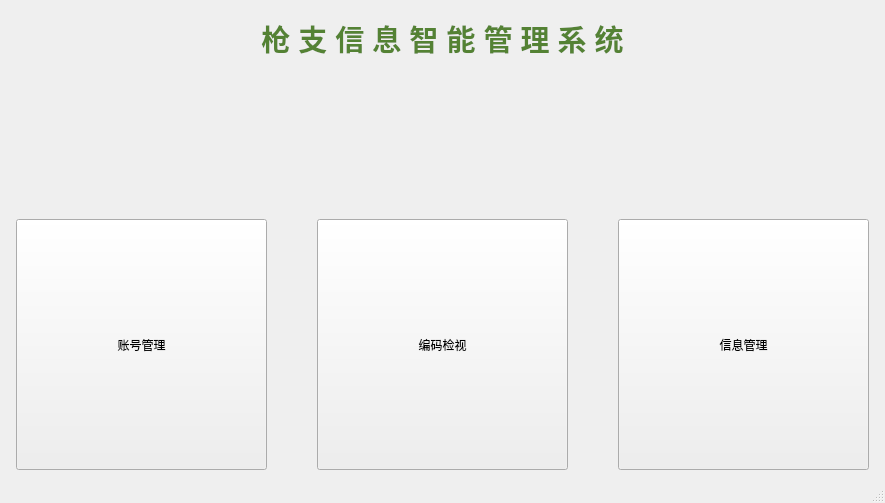
<?xml version="1.0" encoding="UTF-8"?>
<ui version="4.0">
 <class>SysMainWindowClass</class>
 <widget class="QMainWindow" name="SysMainWindowClass">
  <property name="geometry">
   <rect>
    <x>0</x>
    <y>0</y>
    <width>885</width>
    <height>503</height>
   </rect>
  </property>
  <property name="windowTitle">
   <string>枪支信息智能管理系统_V0.0.1</string>
  </property>
  <property name="windowIcon">
   <iconset resource="../../SysMainWindow.qrc">
    <normaloff>:/SysMainWindow/Resources/login-icon.png</normaloff>:/SysMainWindow/Resources/login-icon.png</iconset>
  </property>
  <property name="styleSheet">
   <string notr="true"/>
  </property>
  <property name="iconSize">
   <size>
    <width>24</width>
    <height>24</height>
   </size>
  </property>
  <widget class="QWidget" name="centralWidget">
   <layout class="QGridLayout" name="gridLayout_3">
    <item row="0" column="1">
     <layout class="QGridLayout" name="gridLayout_2">
      <item row="0" column="0" colspan="3">
       <widget class="QLabel" name="label">
        <property name="styleSheet">
         <string notr="true"/>
        </property>
        <property name="text">
         <string>&lt;html&gt;&lt;head/&gt;&lt;body&gt;&lt;p align=&quot;center&quot;&gt;&lt;span style=&quot; font-size:22pt; font-weight:600; color:#548234;&quot;&gt;枪 支 信 息 智 能 管 理 系 统&lt;/span&gt;&lt;/p&gt;&lt;/body&gt;&lt;/html&gt;</string>
        </property>
       </widget>
      </item>
      <item row="1" column="0">
       <spacer name="horizontalSpacer">
        <property name="orientation">
         <enum>Qt::Horizontal</enum>
        </property>
        <property name="sizeHint" stdset="0">
         <size>
          <width>218</width>
          <height>20</height>
         </size>
        </property>
       </spacer>
      </item>
      <item row="1" column="1">
       <widget class="QLabel" name="label_logo">
        <property name="minimumSize">
         <size>
          <width>141</width>
          <height>141</height>
         </size>
        </property>
        <property name="maximumSize">
         <size>
          <width>141</width>
          <height>141</height>
         </size>
        </property>
        <property name="styleSheet">
         <string notr="true">image: url(:/SysMainWindow/Resources/81logo.png);</string>
        </property>
        <property name="text">
         <string/>
        </property>
       </widget>
      </item>
      <item row="1" column="2">
       <spacer name="horizontalSpacer_2">
        <property name="orientation">
         <enum>Qt::Horizontal</enum>
        </property>
        <property name="sizeHint" stdset="0">
         <size>
          <width>318</width>
          <height>20</height>
         </size>
        </property>
       </spacer>
      </item>
     </layout>
    </item>
    <item row="1" column="0">
     <spacer name="horizontalSpacer_5">
      <property name="orientation">
       <enum>Qt::Horizontal</enum>
      </property>
      <property name="sizeHint" stdset="0">
       <size>
        <width>0</width>
        <height>20</height>
       </size>
      </property>
     </spacer>
    </item>
    <item row="1" column="1">
     <layout class="QGridLayout" name="gridLayout" columnstretch="0,0,0">
      <property name="horizontalSpacing">
       <number>50</number>
      </property>
      <property name="verticalSpacing">
       <number>6</number>
      </property>
      <item row="0" column="0">
       <widget class="QPushButton" name="pushButton_AcManager">
        <property name="minimumSize">
         <size>
          <width>251</width>
          <height>251</height>
         </size>
        </property>
        <property name="maximumSize">
         <size>
          <width>251</width>
          <height>251</height>
         </size>
        </property>
        <property name="styleSheet">
         <string notr="true"/>
        </property>
        <property name="text">
         <string>账号管理</string>
        </property>
       </widget>
      </item>
      <item row="0" column="1">
       <widget class="QPushButton" name="pushButton_CodeReview">
        <property name="minimumSize">
         <size>
          <width>251</width>
          <height>251</height>
         </size>
        </property>
        <property name="maximumSize">
         <size>
          <width>251</width>
          <height>251</height>
         </size>
        </property>
        <property name="styleSheet">
         <string notr="true"/>
        </property>
        <property name="text">
         <string>编码检视</string>
        </property>
       </widget>
      </item>
      <item row="0" column="2">
       <widget class="QPushButton" name="pushButton_InfoManager">
        <property name="minimumSize">
         <size>
          <width>251</width>
          <height>251</height>
         </size>
        </property>
        <property name="maximumSize">
         <size>
          <width>251</width>
          <height>251</height>
         </size>
        </property>
        <property name="styleSheet">
         <string notr="true"/>
        </property>
        <property name="text">
         <string>信息管理</string>
        </property>
       </widget>
      </item>
     </layout>
    </item>
    <item row="1" column="2">
     <spacer name="horizontalSpacer_6">
      <property name="orientation">
       <enum>Qt::Horizontal</enum>
      </property>
      <property name="sizeHint" stdset="0">
       <size>
        <width>0</width>
        <height>20</height>
       </size>
      </property>
     </spacer>
    </item>
   </layout>
  </widget>
  <widget class="QStatusBar" name="statusBar"/>
 </widget>
 <layoutdefault spacing="6" margin="11"/>
 <resources>
  <include location="../../SysMainWindow.qrc"/>
 </resources>
 <connections>
  <connection>
   <sender>pushButton_AcManager</sender>
   <signal>clicked()</signal>
   <receiver>SysMainWindowClass</receiver>
   <slot>slotAccountManager()</slot>
   <hints>
    <hint type="sourcelabel">
     <x>53</x>
     <y>440</y>
    </hint>
    <hint type="destinationlabel">
     <x>88</x>
     <y>480</y>
    </hint>
   </hints>
  </connection>
  <connection>
   <sender>pushButton_CodeReview</sender>
   <signal>clicked()</signal>
   <receiver>SysMainWindowClass</receiver>
   <slot>slotCodeReview()</slot>
   <hints>
    <hint type="sourcelabel">
     <x>405</x>
     <y>442</y>
    </hint>
    <hint type="destinationlabel">
     <x>434</x>
     <y>478</y>
    </hint>
   </hints>
  </connection>
  <connection>
   <sender>pushButton_InfoManager</sender>
   <signal>clicked()</signal>
   <receiver>SysMainWindowClass</receiver>
   <slot>slotInfoManager()</slot>
   <hints>
    <hint type="sourcelabel">
     <x>701</x>
     <y>435</y>
    </hint>
    <hint type="destinationlabel">
     <x>731</x>
     <y>478</y>
    </hint>
   </hints>
  </connection>
 </connections>
 <slots>
  <slot>slotAccountManager()</slot>
  <slot>slotCodeReview()</slot>
  <slot>slotInfoManager()</slot>
 </slots>
</ui>
